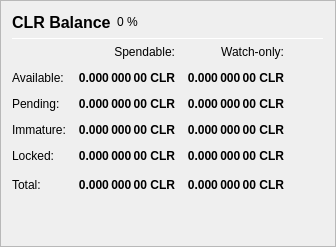
                   <widget class="QFrame" name="frame_Balances">
                    <property name="frameShape">
                     <enum>QFrame::StyledPanel</enum>
                    </property>
                    <property name="frameShadow">
                     <enum>QFrame::Raised</enum>
                    </property>
                    <layout class="QVBoxLayout" name="verticalLayout_4">
                     <item>
                      <layout class="QHBoxLayout" name="horizontalLayout_4">
                       <item>
                        <widget class="QLabel" name="label_5">
                         <property name="minimumSize">
                          <size>
                           <width>0</width>
                           <height>20</height>
                          </size>
                         </property>
                         <property name="font">
                          <font>
                           <pointsize>12</pointsize>
                           <weight>75</weight>
                           <bold>true</bold>
                          </font>
                         </property>
                         <property name="text">
                          <string>CLR Balance</string>
                         </property>
                        </widget>
                       </item>
                       <item>
                        <widget class="QLabel" name="labelCLRPercent">
                         <property name="text">
                          <string notr="true">0 %</string>
                         </property>
                        </widget>
                       </item>
                       <item>
                        <spacer name="horizontalSpacer_3">
                         <property name="orientation">
                          <enum>Qt::Horizontal</enum>
                         </property>
                         <property name="sizeHint" stdset="0">
                          <size>
                           <width>40</width>
                           <height>20</height>
                          </size>
                         </property>
                        </spacer>
                       </item>
                      </layout>
                     </item>
                     <item>
                      <widget class="Line" name="line_Balance">
                       <property name="minimumSize">
                        <size>
                         <width>0</width>
                         <height>1</height>
                        </size>
                       </property>
                       <property name="maximumSize">
                        <size>
                         <width>16777215</width>
                         <height>1</height>
                        </size>
                       </property>
                       <property name="orientation">
                        <enum>Qt::Horizontal</enum>
                       </property>
                      </widget>
                     </item>
                     <item>
                      <layout class="QGridLayout" name="gridLayout">
                       <property name="spacing">
                        <number>12</number>
                       </property>
                       <item row="0" column="1">
                        <widget class="QLabel" name="labelSpendable">
                         <property name="text">
                          <string>Spendable:</string>
                         </property>
                         <property name="alignment">
                          <set>Qt::AlignRight|Qt::AlignTrailing|Qt::AlignVCenter</set>
                         </property>
                        </widget>
                       </item>
                       <item row="0" column="2">
                        <widget class="QLabel" name="labelWatchonly">
                         <property name="text">
                          <string>Watch-only:</string>
                         </property>
                         <property name="alignment">
                          <set>Qt::AlignRight|Qt::AlignTrailing|Qt::AlignVCenter</set>
                         </property>
                        </widget>
                       </item>
                       <item row="1" column="0">
                        <widget class="QLabel" name="labelBalanceText">
                         <property name="text">
                          <string>Available:</string>
                         </property>
                        </widget>
                       </item>
                       <item row="1" column="1">
                        <widget class="QLabel" name="labelBalance">
                         <property name="font">
                          <font>
                           <weight>75</weight>
                           <bold>true</bold>
                          </font>
                         </property>
                         <property name="cursor">
                          <cursorShape>IBeamCursor</cursorShape>
                         </property>
                         <property name="toolTip">
                          <string>Your current spendable balance</string>
                         </property>
                         <property name="text">
                          <string notr="true">0.000 000 00 CLR</string>
                         </property>
                         <property name="alignment">
                          <set>Qt::AlignRight|Qt::AlignTrailing|Qt::AlignVCenter</set>
                         </property>
                         <property name="textInteractionFlags">
                          <set>Qt::LinksAccessibleByMouse|Qt::TextSelectableByKeyboard|Qt::TextSelectableByMouse</set>
                         </property>
                        </widget>
                       </item>
                       <item row="1" column="2">
                        <widget class="QLabel" name="labelWatchAvailable">
                         <property name="font">
                          <font>
                           <weight>75</weight>
                           <bold>true</bold>
                          </font>
                         </property>
                         <property name="cursor">
                          <cursorShape>IBeamCursor</cursorShape>
                         </property>
                         <property name="toolTip">
                          <string>Your current balance in watch-only addresses</string>
                         </property>
                         <property name="text">
                          <string notr="true">0.000 000 00 CLR</string>
                         </property>
                         <property name="alignment">
                          <set>Qt::AlignRight|Qt::AlignTrailing|Qt::AlignVCenter</set>
                         </property>
                         <property name="textInteractionFlags">
                          <set>Qt::LinksAccessibleByMouse|Qt::TextSelectableByKeyboard|Qt::TextSelectableByMouse</set>
                         </property>
                        </widget>
                       </item>
                       <item row="2" column="0">
                        <widget class="QLabel" name="labelPendingText">
                         <property name="text">
                          <string>Pending:</string>
                         </property>
                        </widget>
                       </item>
                       <item row="2" column="1">
                        <widget class="QLabel" name="labelUnconfirmed">
                         <property name="font">
                          <font>
                           <weight>75</weight>
                           <bold>true</bold>
                          </font>
                         </property>
                         <property name="cursor">
                          <cursorShape>IBeamCursor</cursorShape>
                         </property>
                         <property name="toolTip">
                          <string>Total of transactions that have yet to be confirmed, and do not yet count toward the spendable balance</string>
                         </property>
                         <property name="text">
                          <string notr="true">0.000 000 00 CLR</string>
                         </property>
                         <property name="alignment">
                          <set>Qt::AlignRight|Qt::AlignTrailing|Qt::AlignVCenter</set>
                         </property>
                         <property name="textInteractionFlags">
                          <set>Qt::LinksAccessibleByMouse|Qt::TextSelectableByKeyboard|Qt::TextSelectableByMouse</set>
                         </property>
                        </widget>
                       </item>
                       <item row="2" column="2">
                        <widget class="QLabel" name="labelWatchPending">
                         <property name="font">
                          <font>
                           <weight>75</weight>
                           <bold>true</bold>
                          </font>
                         </property>
                         <property name="cursor">
                          <cursorShape>IBeamCursor</cursorShape>
                         </property>
                         <property name="toolTip">
                          <string>Unconfirmed transactions to watch-only addresses</string>
                         </property>
                         <property name="text">
                          <string notr="true">0.000 000 00 CLR</string>
                         </property>
                         <property name="alignment">
                          <set>Qt::AlignRight|Qt::AlignTrailing|Qt::AlignVCenter</set>
                         </property>
                         <property name="textInteractionFlags">
                          <set>Qt::LinksAccessibleByMouse|Qt::TextSelectableByKeyboard|Qt::TextSelectableByMouse</set>
                         </property>
                        </widget>
                       </item>
                       <item row="3" column="0">
                        <widget class="QLabel" name="labelImmatureText">
                         <property name="text">
                          <string>Immature:</string>
                         </property>
                        </widget>
                       </item>
                       <item row="3" column="1">
                        <widget class="QLabel" name="labelImmature">
                         <property name="font">
                          <font>
                           <weight>75</weight>
                           <bold>true</bold>
                          </font>
                         </property>
                         <property name="cursor">
                          <cursorShape>IBeamCursor</cursorShape>
                         </property>
                         <property name="toolTip">
                          <string>Staked or masternode rewards that has not yet matured</string>
                         </property>
                         <property name="text">
                          <string notr="true">0.000 000 00 CLR</string>
                         </property>
                         <property name="alignment">
                          <set>Qt::AlignRight|Qt::AlignTrailing|Qt::AlignVCenter</set>
                         </property>
                         <property name="textInteractionFlags">
                          <set>Qt::LinksAccessibleByMouse|Qt::TextSelectableByKeyboard|Qt::TextSelectableByMouse</set>
                         </property>
                        </widget>
                       </item>
                       <item row="3" column="2">
                        <widget class="QLabel" name="labelWatchImmature">
                         <property name="font">
                          <font>
                           <weight>75</weight>
                           <bold>true</bold>
                          </font>
                         </property>
                         <property name="cursor">
                          <cursorShape>IBeamCursor</cursorShape>
                         </property>
                         <property name="toolTip">
                          <string>Staked or masternode rewards in watch-only addresses that has not yet matured</string>
                         </property>
                         <property name="text">
                          <string notr="true">0.000 000 00 CLR</string>
                         </property>
                         <property name="alignment">
                          <set>Qt::AlignRight|Qt::AlignTrailing|Qt::AlignVCenter</set>
                         </property>
                         <property name="textInteractionFlags">
                          <set>Qt::LinksAccessibleByMouse|Qt::TextSelectableByKeyboard|Qt::TextSelectableByMouse</set>
                         </property>
                        </widget>
                       </item>
                       <item row="4" column="0">
                        <widget class="QLabel" name="labelLockedBalanceText">
                         <property name="toolTip">
                          <string>Locked CLR or Masternode collaterals. These are excluded from zCLR minting.</string>
                         </property>
                         <property name="text">
                          <string>Locked:</string>
                         </property>
                        </widget>
                       </item>
                       <item row="4" column="1">
                        <widget class="QLabel" name="labelLockedBalance">
                         <property name="font">
                          <font>
                           <weight>75</weight>
                           <bold>true</bold>
                          </font>
                         </property>
                         <property name="cursor">
                          <cursorShape>IBeamCursor</cursorShape>
                         </property>
                         <property name="toolTip">
                          <string>Locked CLR or Masternode collaterals. These are excluded from zCLR minting.</string>
                         </property>
                         <property name="text">
                          <string notr="true">0.000 000 00 CLR</string>
                         </property>
                         <property name="alignment">
                          <set>Qt::AlignRight|Qt::AlignTrailing|Qt::AlignVCenter</set>
                         </property>
                         <property name="textInteractionFlags">
                          <set>Qt::LinksAccessibleByMouse|Qt::TextSelectableByKeyboard|Qt::TextSelectableByMouse</set>
                         </property>
                        </widget>
                       </item>
                       <item row="4" column="2">
                        <widget class="QLabel" name="labelWatchLocked">
                         <property name="font">
                          <font>
                           <weight>75</weight>
                           <bold>true</bold>
                          </font>
                         </property>
                         <property name="cursor">
                          <cursorShape>IBeamCursor</cursorShape>
                         </property>
                         <property name="toolTip">
                          <string>Current locked balance in watch-only addresses</string>
                         </property>
                         <property name="text">
                          <string notr="true">0.000 000 00 CLR</string>
                         </property>
                         <property name="alignment">
                          <set>Qt::AlignRight|Qt::AlignTrailing|Qt::AlignVCenter</set>
                         </property>
                         <property name="textInteractionFlags">
                          <set>Qt::LinksAccessibleByMouse|Qt::TextSelectableByKeyboard|Qt::TextSelectableByMouse</set>
                         </property>
                        </widget>
                       </item>
                       <item row="5" column="0">
                        <widget class="QLabel" name="labelTotalText">
                         <property name="toolTip">
                          <string>Your current ClearCoin balance, unconfirmed and immature transactions included</string>
                         </property>
                         <property name="text">
                          <string>Total:</string>
                         </property>
                        </widget>
                       </item>
                       <item row="5" column="1">
                        <widget class="QLabel" name="labelTotal">
                         <property name="font">
                          <font>
                           <weight>75</weight>
                           <bold>true</bold>
                          </font>
                         </property>
                         <property name="cursor">
                          <cursorShape>IBeamCursor</cursorShape>
                         </property>
                         <property name="toolTip">
                          <string>Your current ClearCoin balance, unconfirmed and immature transactions included</string>
                         </property>
                         <property name="text">
                          <string notr="true">0.000 000 00 CLR</string>
                         </property>
                         <property name="alignment">
                          <set>Qt::AlignRight|Qt::AlignTrailing|Qt::AlignVCenter</set>
                         </property>
                         <property name="textInteractionFlags">
                          <set>Qt::LinksAccessibleByMouse|Qt::TextSelectableByKeyboard|Qt::TextSelectableByMouse</set>
                         </property>
                        </widget>
                       </item>
                       <item row="5" column="2">
                        <widget class="QLabel" name="labelWatchTotal">
                         <property name="font">
                          <font>
                           <weight>75</weight>
                           <bold>true</bold>
                          </font>
                         </property>
                         <property name="cursor">
                          <cursorShape>IBeamCursor</cursorShape>
                         </property>
                         <property name="toolTip">
                          <string>Current total balance in watch-only addresses</string>
                         </property>
                         <property name="text">
                          <string notr="true">0.000 000 00 CLR</string>
                         </property>
                         <property name="alignment">
                          <set>Qt::AlignRight|Qt::AlignTrailing|Qt::AlignVCenter</set>
                         </property>
                         <property name="textInteractionFlags">
                          <set>Qt::LinksAccessibleByMouse|Qt::TextSelectableByKeyboard|Qt::TextSelectableByMouse</set>
                         </property>
                        </widget>
                       </item>
                       <item row="5" column="3">
                        <spacer name="horizontalSpacer_9">
                         <property name="orientation">
                          <enum>Qt::Horizontal</enum>
                         </property>
                         <property name="sizeHint" stdset="0">
                          <size>
                           <width>40</width>
                           <height>20</height>
                          </size>
                         </property>
                        </spacer>
                       </item>
                      </layout>
                     </item>
                     <item>
                      <spacer name="verticalSpacer_3">
                       <property name="orientation">
                        <enum>Qt::Vertical</enum>
                       </property>
                       <property name="sizeHint" stdset="0">
                        <size>
                         <width>20</width>
                         <height>40</height>
                        </size>
                       </property>
                      </spacer>
                     </item>
                    </layout>
                   </widget>
